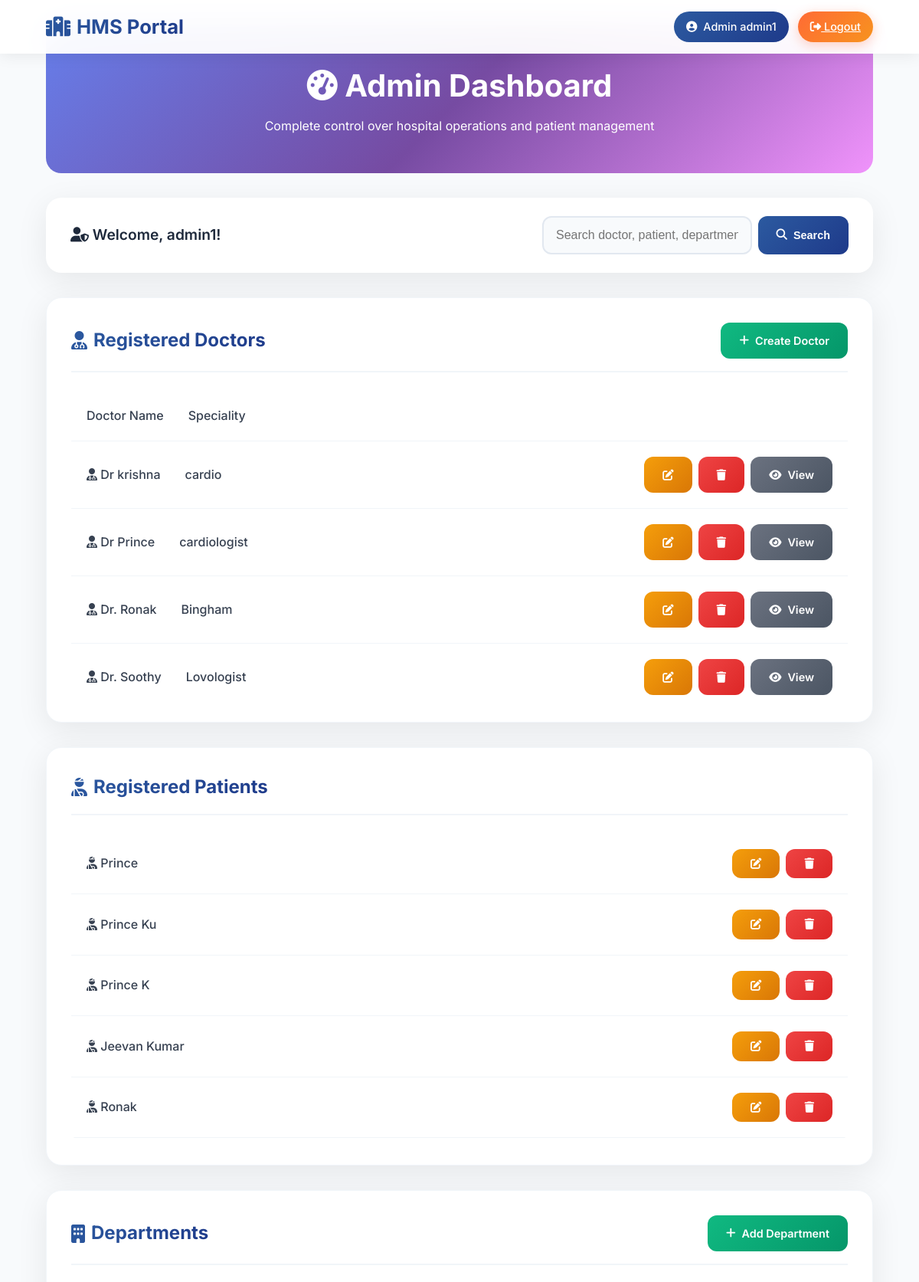
/admin/admin_dashboard (signed in, upper part), run on an earlier commit of the app's database.
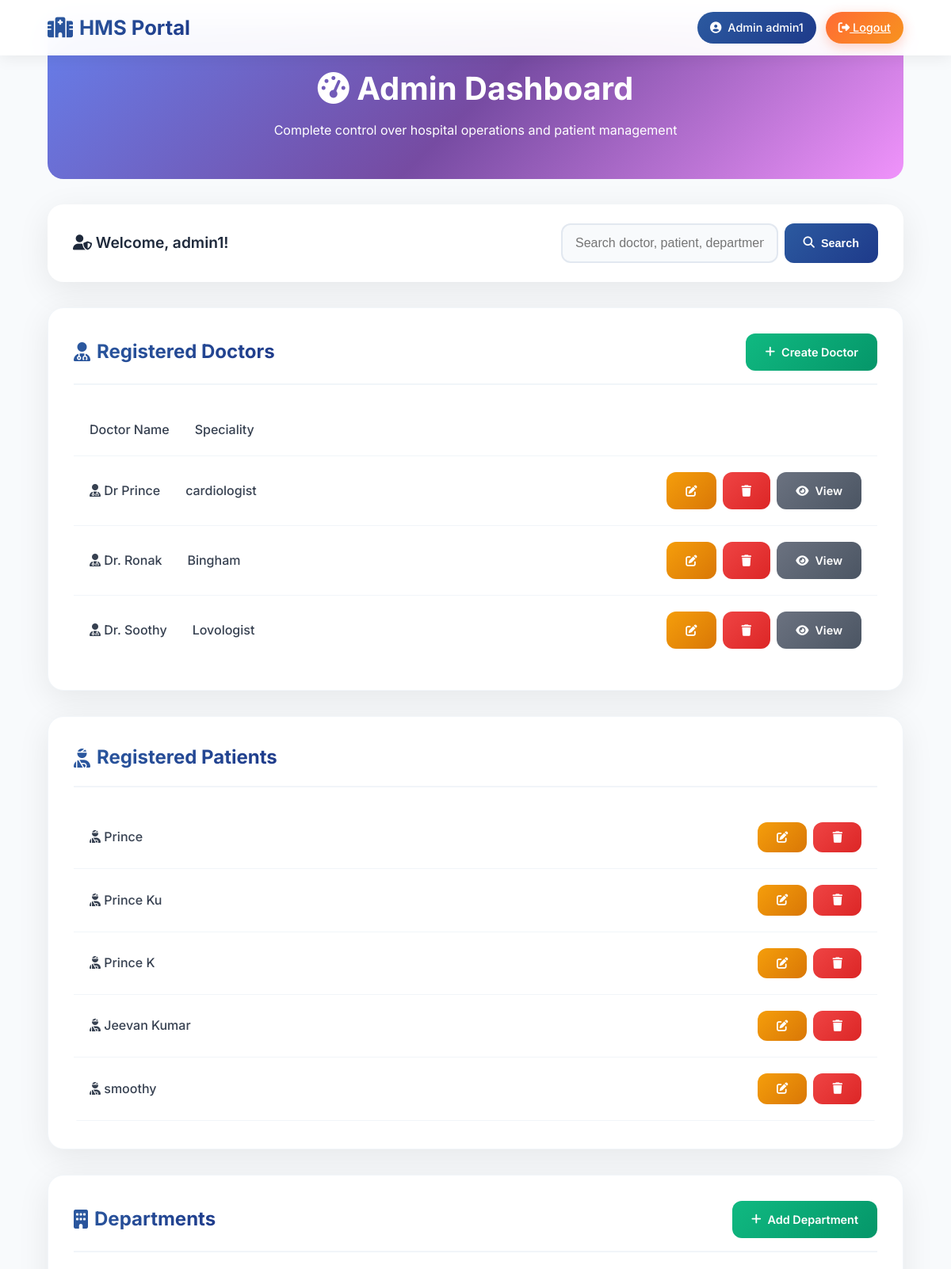
And on a later commit of the database.
### models.py (models this page shows)
class Doctor(db.Model, UserMixin):
    id = db.Column(db.Integer,primary_key = True, unique=True)
    doc_name = db.Column(db.String(100), nullable=False)
    speciality = db.Column(db.String(100),nullable=False)
    doc_email = db.Column(db.String(100), unique=True, nullable=False)
    doc_phone = db.Column(db.String(10), unique=True, nullable=False)
    doc_password = db.Column(db.String(16), nullable = False)
    department_id = db.Column(db.Integer, db.ForeignKey('department.id'), nullable=False)
    appointments = db.relationship('Appointment', backref='doctor', lazy=True)

class Patient(db.Model, UserMixin):
    id = db.Column(db.Integer,primary_key = True, unique=True)
    pat_name = db.Column(db.String(100), nullable=False)
    pat_age = db.Column(db.Integer,nullable=False)
    pat_email = db.Column(db.String(100), unique=True, nullable=False)
    pat_phone = db.Column(db.String(10), unique=True, nullable=False)
    pat_password = db.Column(db.String(16), nullable=False)
    appointments = db.relationship('Appointment', backref='patient', lazy=True)

### app.py (the view)
@app.route('/admin/admin_dashboard')
@login_required
def admin_dashboard():
    if not isinstance(current_user, Admin):
        abort(403)
    doctors = Doctor.query.all()
    patients = Patient.query.all()
    departments = Department.query.all()
    return render_template('./admin/admin_dashboard.html', admin_name=current_user.name, doctors=doctors, patients=patients, departments=departments)

### app.py (called while the page is built)
@loginmanager.user_loader
def load_user(user_id):
     return (
         Admin.query.get(int(user_id)) or
         Doctor.query.get(int(user_id)) or
         Patient.query.get(int(user_id))
     )

### templates/admin/admin_dashboard.html (shortened to what the changed rows need)
<!DOCTYPE html>
<html lang="en">
<head>
    <link href="https://cdnjs.cloudflare.com/ajax/libs/font-awesome/6.4.0/css/all.min.css" rel="stylesheet">
</head>
<body>
    <div class="main-content">
        <section class="page-hero">
            <h1><i class="fas fa-tachometer-alt"></i> Admin Dashboard</h1>
        </section>
        <div class="card">
            <div class="card-header">
                <h2 class="card-title">
                    <i class="fas fa-user-md"></i> Registered Doctors
                </h2>
            </div>
            <div class="list-container">
                {% for doc in doctors %}
                <div class="list-item">
                    <div class="list-info">
                        <span><i class="fas fa-user-md"></i> {{ doc.doc_name }}</span>
                        <span>{{ doc.speciality }}</span>
                    </div>
                    <div class="actions">
                        <a href="{{ url_for('edit_doctor', doctor_id=doc.id) }}" class="btn btn-warning">
                            <i class="fas fa-edit"></i>
                        </a>
                        <a href="{{ url_for('delete_doctor', doctor_id=doc.id) }}" class="btn btn-danger">
                            <i class="fas fa-trash"></i>
                        </a>
                        <a href="{{ url_for('view_doctor', doctor_id=doc.id) }}" class="btn btn-secondary">
                            <i class="fas fa-eye"></i> View
                        </a>
                    </div>
                </div>
                {% endfor %}
            </div>
        </div>
        <div class="card">
            <div class="card-header">
                <h2 class="card-title">
                    <i class="fas fa-user-injured"></i> Registered Patients
                </h2>
            </div>
            <div class="list-container">
                {% for patient in patients %}
                <div class="list-item">
                    <div class="list-info">
                        <span><i class="fas fa-user-injured"></i> {{ patient.pat_name }}</span>
                    </div>
                    <div class="actions">
                        <a href="{{ url_for('edit_patient', patient_id=patient.id) }}" class="btn btn-warning">
                            <i class="fas fa-edit"></i>
                        </a>
                        <a href="{{ url_for('delete_patient', patient_id=patient.id) }}" class="btn btn-danger">
                            <i class="fas fa-trash"></i>
                        </a>
                    </div>
                </div>
                {% endfor %}
            </div>
        </div>
        <div class="card">
            <div class="card-header">
                <h2 class="card-title">
                    <i class="fas fa-building"></i> Departments
                </h2>
            </div>
        </div>
    </div>
</body>
</html>

What changed in the data, as far as the page shows it:
removed Doctor: doc_name "Dr krishna", speciality "cardio"
removed Patient: pat_name "Ronak"
now on this page (row unchanged): Patient: pat_name "smoothy"
